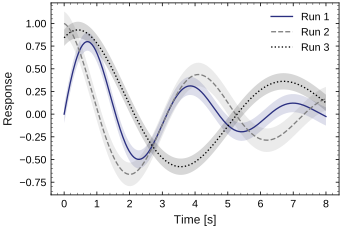

Write Python code to recreate this figure.
#!/usr/bin/env python3
"""Example: Tao Style three curves with filled confidence bands."""

from __future__ import annotations

from pathlib import Path
import sys

import matplotlib

matplotlib.use("Agg")

import matplotlib.pyplot as plt
import numpy as np


ROOT = Path(__file__).resolve().parents[1]
sys.path.insert(0, str(ROOT / "scripts"))

from apply_tao_style import (  # noqa: E402
    axes_box_size,
    matplotlib_rcparams,
    save_adaptive_figure,
    series_colors,
    set_fixed_axes_box,
)


def main() -> None:
    plt.rcParams.update(matplotlib_rcparams(svg_fonttype="path"))

    rng = np.random.default_rng(42)
    x = np.linspace(0, 8, 300)
    colors = series_colors(3)
    datasets = [
        (np.exp(-0.3 * x) * np.sin(2 * x), 0.10, "Run 1", "-"),
        (np.exp(-0.2 * x) * np.cos(1.5 * x), 0.13, "Run 2", "--"),
        (np.exp(-0.15 * x) * np.sin(x + 1), 0.09, "Run 3", ":"),
    ]

    fig, ax = plt.subplots(figsize=axes_box_size())
    for (yi, err, label, ls), color in zip(datasets, colors):
        ax.fill_between(x, yi - err, yi + err, color=color, alpha=0.16, linewidth=0)
        ax.plot(x, yi, color=color, linewidth=1.0, linestyle=ls, label=label)

    ax.set_xlabel("Time [s]")
    ax.set_ylabel("Response")
    ax.legend(fontsize=8, frameon=False)

    set_fixed_axes_box(fig, ax)
    output = Path(__file__).with_suffix(".svg")
    save_adaptive_figure(fig, output)
    plt.close(fig)
    print(output)


if __name__ == "__main__":
    main()
